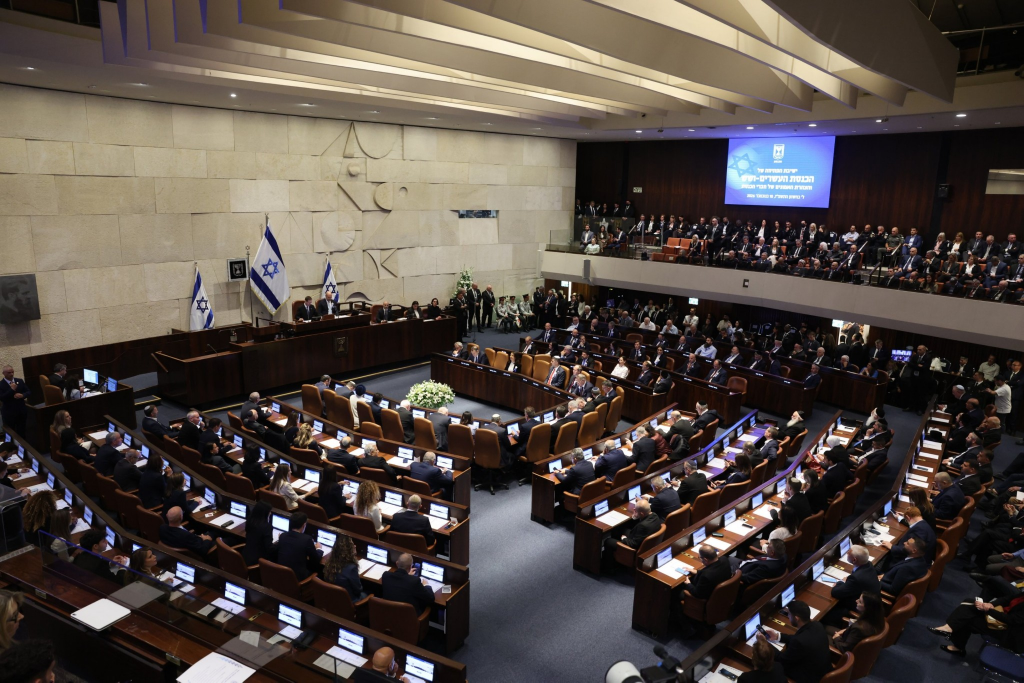
#> input picture knesset-seating-map/handoff/photos/P1.jpg, 2048 x 1365 px, found by its file name (shown at 1/2 size)
$ python p1_step1.py
#> lines starting #> are read from the running program, lines starting #| are printed output that depends on the picture; after the words box and inside, x2 and y2 are one past the last pixel; in counts of white or black regions, pixels touching at a corner belong together
### knesset-seating-map/handoff/work/model2.py
import numpy as np, cv2
COUNTS={'L1':7,'L2':9,'L3':11,'L4':13,'R1':7,'R2':9,'R3':11,'R4':13,'B1':6,'B2':8,'B3':10,'B4':16,'GL':11,'GR':11,'GH':5}
NF={1:4,2:5,3:6,4:7}
SIDES={'L':-1,'R':1}
D=np.radians
# symmetric parameter set: name, init, lo, hi
SPEC=[('pG',0.85,0.5,1.6),('g1',0.0,D(-15),D(15)),('g2',D(20),D(0),D(70))]
for k in range(1,5):
    SPEC+=[(f'xV{k}',5.0+2.0*k,2,30),(f'yV{k}',-4.0+0.8*k,-20,12),(f'aF{k}',0.0,D(-25),D(25)),(f'aK{k}',D(30),D(0),D(85)),(f'z{k}',0.25*k,-1.5,4)]
for j in range(1,5):
    SPEC+=[(f'yB{j}',1.3*j,0.2,15),(f'zB{j}',0.25*j,-1.5,4)]
SPEC+=[('pB',1.0,0.7,1.6),('dm',0.4,-0.2,1.2),('hm',0.25,-0.6,1.2)]
# [30 lines left out: functions seat_xyz, project, lookat, not called in this run]

### knesset-seating-map/handoff/work/model3.py
import numpy as np, cv2
from model2 import COUNTS, NF, SIDES, project, lookat
D=np.radians
SPEC=[('pG1',0.65,0.4,1.6),('pG2',0.6,0.4,1.6),('pGH',0.62,0.4,1.6),('g1',D(2),D(-15),D(15)),('g2',D(11),D(0),D(70))]
for k in range(1,5):
    SPEC+=[(f'xV{k}',2.5+1.9*k,2,30),(f'yV{k}',-2.6+0.64*k,-20,12),(f'aF{k}',0.0,D(-25),D(25)),(f'aK{k}',D(15),D(0),D(85)),(f'z{k}',0.1*k,-1.5,4)]
for j in range(1,5):
    SPEC+=[(f'yB{j}',0.2+1.85*j,0.2,15),(f'zB{j}',0.1*j,-1.5,4),(f'ps{j}',D(3),D(-25),D(25))]
SPEC+=[('pB',0.97,0.7,1.6),('dm',-0.2,-1.0,1.2),('hm',-0.15,-1.0,1.2)]
# [23 lines left out: function seat_xyz, not called in this run]

### knesset-seating-map/handoff/work/anchorfit.py
import numpy as np, json, cv2, sys
from model4 import *
from addphoto import pnp_init, fit_cam
NM=[s[0] for s in SPEC]
def load_q(path='fit5_v.npy'):
    v=np.load(path); return dict(zip(NM,v[:len(NM)]))
def build(photo, img, spec, q, kinddefault=None):
    """spec: list of (detfile, el, [(idx, detid), ...]) or (None, el, [(idx,(u,v)),...])"""
    obs=[]
    for detf,el,pairs in spec:
        D={r['id']:(r['x'],r['y']) for r in json.load(open(detf))} if detf else {}
        for idx,did in pairs:
            u,v=(D[did] if detf else did)
            obs.append(dict(photo=photo,el=el,idx=idx,kind=kinddefault,u=float(u),v=float(v)))
    return obs
def solve(photo,img,obs,q,fs=(0.45,0.6,0.8,1.0,1.3)):
    im=cv2.imread(img); H,W=im.shape[:2]; best=None
    for f in fs:
        try:
            cam=pnp_init(q,obs,W,H,f*W)
            # pick visible kind from the camera side, then refit
            for it in range(3):
                C=cam_center(cam)
                for o in obs:
                    if o.get('fixkind') is None: o['kind']=visible_kind(o['el'],o['idx'],q,C)
                cam,e=fit_cam(q,obs,cam,W,H)
            if best is None or np.median(e)<best[0]: best=(float(np.median(e)),cam,e)
        except Exception as ex: pass
    return best
def overlay(photo,img,cam,q,out,crops,obs=()):
    im=cv2.imread(img); H,W=im.shape[:2]; C=cam_center(cam); s=W/2048
    COL={'G':(0,140,255),'L':(255,90,60),'R':(60,60,255),'B':(40,220,40)}
    for el,n in COUNTS.items():
        for i in range(n):
            k=visible_kind(el,i,q,C); uv,zc=project(feat(el,i,q,k)[None],cam,W,H); u,v=uv[0]
            if zc[0]<=0 or not(-20<u<W+20 and -20<v<H+20): continue
            cv2.drawMarker(im,(int(u),int(v)),COL[el[0]],cv2.MARKER_CROSS,int(12*s),max(1,int(2*s)))
            cv2.putText(im,f'{el}.{i}',(int(u)+4,int(v)-4),cv2.FONT_HERSHEY_SIMPLEX,0.36*s+0.05,(255,255,255),1,cv2.LINE_AA)
    for o in obs: cv2.circle(im,(int(o['u']),int(o['v'])),int(5*s),(0,255,255),1)
    for name,(x0,y0,x1,y1,sc) in crops.items():
        cv2.imwrite(f'{out}_{name}.png',cv2.resize(im[y0:y1,x0:x1],None,fx=sc,fy=sc,interpolation=cv2.INTER_AREA if sc<1 else cv2.INTER_CUBIC))

### knesset-seating-map/handoff/work/addphoto.py
import numpy as np, json, cv2, sys
from scipy.optimize import least_squares
from model4 import *
NM=[s[0] for s in SPEC]
def load_q(path='fit3_v.npy'):
    v=np.load(path); return dict(zip(NM,v[:len(NM)]))
def fit_cam(q, obs, cam0, W, H, fix_k1=False):
    X=np.array([feat(o['el'],o['idx'],q,o['kind']) for o in obs]); U=np.array([[o['u'],o['v']] for o in obs])
    def r(c):
        cc=c.copy()
        if fix_k1: cc[7]=0
        uv,zc=project(X,cc,W,H); d=uv-U; d[zc<=0.3]+=1000; return d.ravel()
    lo=[-10,-10,-10,-300,-300,-300,150,-0.5]; hi=[10,10,10,300,300,300,8000,0.5]
    s=least_squares(r,np.clip(cam0,lo,hi),bounds=(lo,hi),loss='soft_l1',f_scale=3*W/2048,max_nfev=5000)
    e=np.linalg.norm(r(s.x).reshape(-1,2),axis=1); return s.x, e
def pnp_init(q, anchors, W, H, f):
    X=np.array([feat(a['el'],a['idx'],q,a['kind']) for a in anchors],float); U=np.array([[a['u'],a['v']] for a in anchors],float)
    K=np.array([[f,0,W/2],[0,f,H/2],[0,0,1]],float)
    ok,rv,tv=cv2.solvePnP(X,U,K,None,flags=cv2.SOLVEPNP_SQPNP)
    return np.concatenate([rv.ravel(),tv.ravel(),[f,0.0]])
# [39 lines left out: functions associate, run, not called in this run]
# [2 lines that do not run on import are left out]

### knesset-seating-map/handoff/work/model4.py
import numpy as np, cv2
from model3 import SPEC, COUNTS, NF, SIDES
def _seg(el, idx, q):
    """returns (point2d, outward_normal2d, z)"""
    if el=='GH':
        return np.array([(idx-2)*q['pGH'],0.0]), np.array([0.0,1.0]), 0.0
    if el in ('GL','GR'):
        s=SIDES[el[1]]; g1=q['g1']; g2=q['g2']
        VH=np.array([s*2.5*q['pGH'],0.0]); e2=np.array([s*np.sin(g2),-np.cos(g2)]); e1=np.array([s*np.sin(g1),-np.cos(g1)])
        V1=VH+5*q['pG2']*e2
        if idx>=6: p=VH+((10-idx)+0.5)*q['pG2']*e2; d=e2
        else: p=V1+((5-idx)+0.5)*q['pG1']*e1; d=e1
        n=np.array([d[1],-d[0]]); n=n if s*n[0]>0 else -n
        return p, n, 0.0
    if el[0] in 'LR':
        s=SIDES[el[0]]; k=int(el[1]); nF=NF[k]
        V=np.array([s*q[f'xV{k}'],q[f'yV{k}']]); aF=q[f'aF{k}']; aK=q[f'aK{k}']
        eF=np.array([s*np.sin(aF),-np.cos(aF)]); eK=np.array([-s*np.sin(aK),np.cos(aK)])
        if idx<nF: p=V+((nF-1-idx)+0.5)*eF; d=eF
        else: p=V+((idx-nF)+0.5)*eK; d=eK
        n=np.array([d[1],-d[0]]); n=n if s*n[0]>0 else -n
        return p, n, q[f'z{k}']
    if el[0]=='B':
        j=int(el[1]); m=COUNTS[el]; c=(m-1)/2; t=(idx-c)*q['pB']; ps=q[f'ps{j}']
        p=np.array([t*np.cos(ps), q[f'yB{j}']-abs(t)*np.sin(ps)])
        sg=1.0 if t>=0 else -1.0
        n=np.array([sg*np.sin(ps),np.cos(ps)]); n/=np.linalg.norm(n)
        return p, n, q[f'zB{j}']
def feat(el, idx, q, kind='np'):
    p,n,z=_seg(el,idx,q)
    if kind=='mon': p=p+q['dm']*n; z=z+q['hm']
    return np.array([p[0],p[1],z])
def visible_kind(el, idx, q, C):
    p,n,z=_seg(el,idx,q)
    return 'mon' if np.dot(C[:2]-p,n)>0 else 'np'
def project(X,cam,W,H):
    R,_=cv2.Rodrigues(cam[0:3]); Xc=(R@X.T).T+cam[3:6]
    x=Xc[:,0]/Xc[:,2]; y=Xc[:,1]/Xc[:,2]; d=1+cam[7]*(x*x+y*y)
    return np.stack([cam[6]*x*d+W/2,cam[6]*y*d+H/2],1),Xc[:,2]
def cam_center(cam):
    R,_=cv2.Rodrigues(cam[0:3]); return -R.T@cam[3:6]

### knesset-seating-map/handoff/work/p1_step1.py
from anchorfit import *
q=load_q()
#> (reads knesset-seating-map/handoff/work/fit5_v.npy from the repository)
spec=[('P1M.json','R4',[(0,28),(1,43),(2,48),(3,56),(4,65),(5,78),(6,83),(8,99),(9,104),(10,107),(11,111),(12,113)]),
      ('P1M.json','R3',[(0,22),(1,29),(2,36),(3,49),(5,64),(6,74),(7,81),(8,86),(9,92),(10,98)]),
      ('P1M.json','R2',[(5,54),(6,61),(7,67),(8,76)]),
      ('P1M.json','R1',[(5,37),(6,45)])]
obs=build('P1','P1.jpg',spec,q,'mon')
#> the loop in build, `for detf,el,pairs in spec:` made 4 passes; (reads knesset-seating-map/handoff/work/P1M.json from the repository)
best=solve('P1','P1.jpg',obs,q)
#> in solve, im is the input picture: shape (1365, 2048, 3); mean B, G, R 68.7, 74.9, 84.1
med,cam,e=best
print('median px',round(med,2),'max',round(float(e.max()),1),'f/W',round(float(cam[6]/2048),2),'centre',np.round(cam_center(cam),2))
#| median px 4.36 max 13.1 f/W 0.63 centre [13.23 10.57  5.69]
for o,ee in zip(obs,e):
    if ee>5: print('  large',o['el'],o['idx'],o['kind'],round(float(ee),1))
json.dump(list(map(float,cam)),open('cam_P1.json','w')); json.dump(obs,open('anch_P1.json','w'))
overlay('P1','P1.jpg',cam,q,'ovP1',{'far':(700,560,2048,900,1.0),'nearR':(0,740,1050,1365,0.9),'nearB':(1000,740,2048,1365,0.9)},obs)
#> after the loop in overlay, `for el,n in COUNTS.items():`:
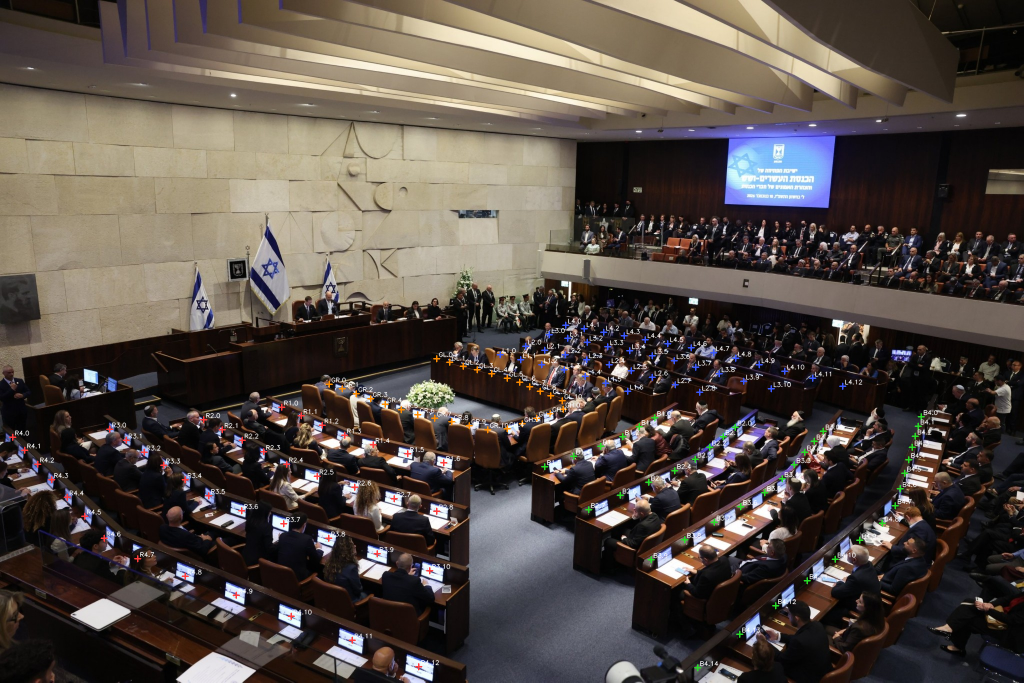
#> im: shape (1365, 2048, 3) (shown at 1/2 size); 1.42% of pixels changed, all inside (x1, y1, x2, y2) = (18, 636, 1876, 1343)
#> after the loop in overlay, `for o in obs: cv2.circle(im,(int(o['u']),int(o['v'])),int(5*s),(0,255,..`: im: shape (1365, 2048, 3); 0.03% of pixels changed, all inside (x1, y1, x2, y2) = (11, 851, 895, 1342)
#> the loop in overlay, `for name,(x0,y0,x1,y1,sc) in crops.items():` made 3 passes
#> pass 1, in overlay, `cv2.imwrite(f'{out}_{name}.png',cv2.resize(im[y0:y1,x0:x1],None,fx=sc,..`:
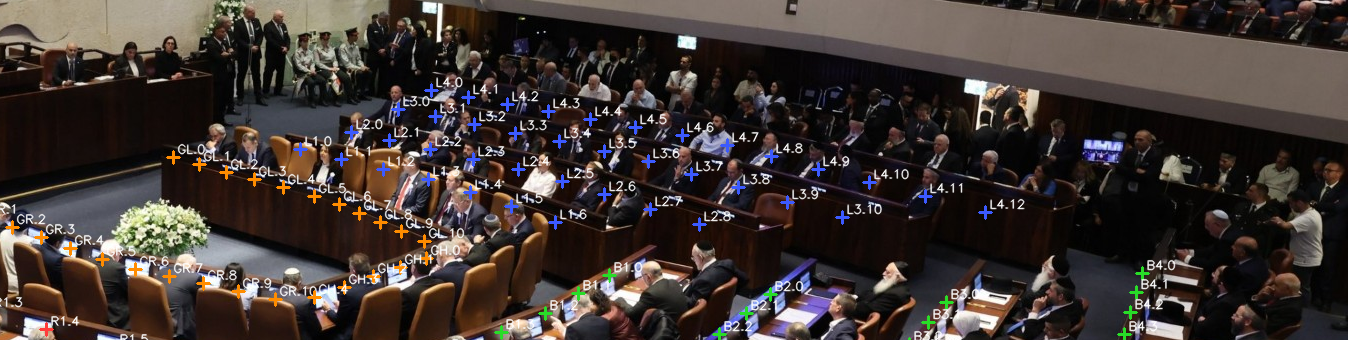
#> saved as ovP1_far.png: shape (340, 1348, 3); mean B, G, R 51.3, 54.8, 63.9
#> pass 2, in overlay, `cv2.imwrite(f'{out}_{name}.png',cv2.resize(im[y0:y1,x0:x1],None,fx=sc,..`:
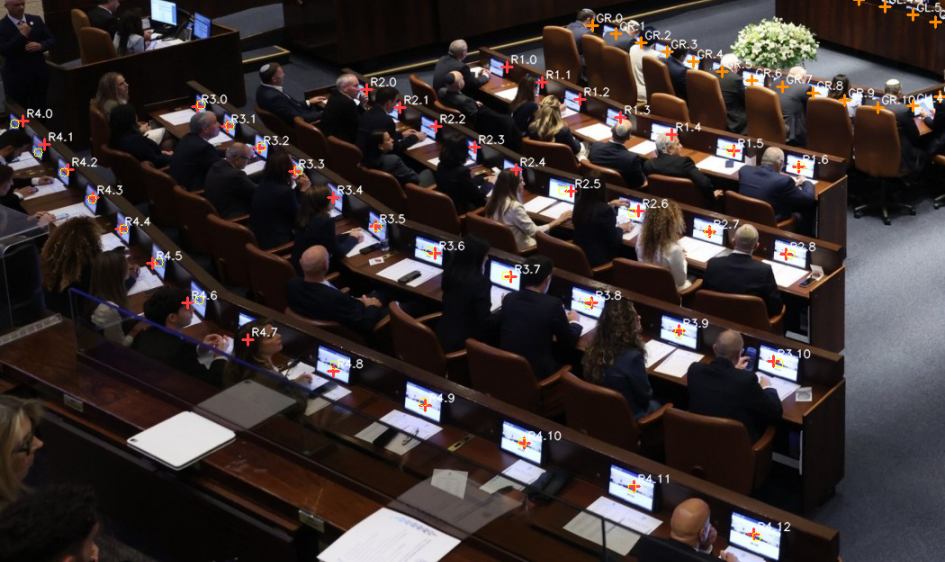
#> saved as ovP1_nearR.png: shape (562, 945, 3); mean B, G, R 49.4, 50, 58.4
